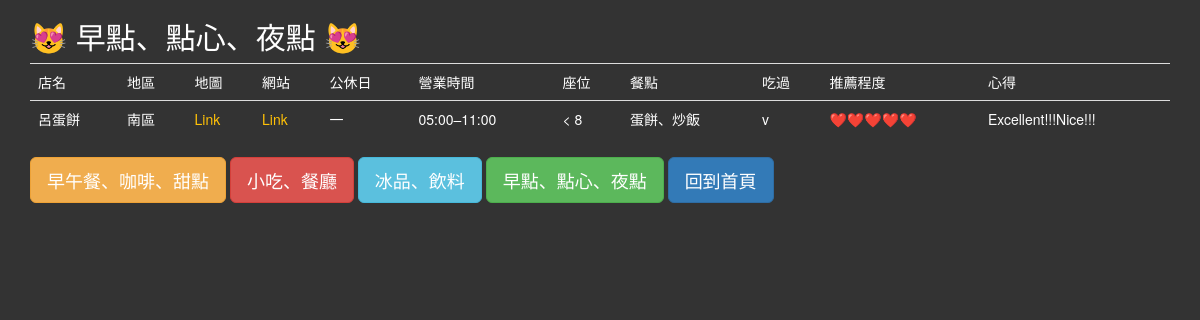
The app's page /BreakfastStore/stores with its own data.
### main.py (models this page shows)
class BreakfastStore(db.Model):
    __tablename__ = "breakfast_store"
    id = db.Column(db.Integer, primary_key=True)
    cafe = db.Column(db.String(250), unique=True, nullable=False)
    location = db.Column(db.String(250), nullable=False)
    maps_url = db.Column(db.String(1000), nullable=False)
    website = db.Column(db.String(1000), nullable=False)
    rest = db.Column(db.String(250), nullable=False)
    openhours = db.Column(db.String(250), nullable=False)
    seats = db.Column(db.String(250), nullable=False)
    meal = db.Column(db.String(1000), nullable=False)
    visited = db.Column(db.String(250), nullable=False)
    recommend = db.Column(db.String(250), nullable=False)
    comment = db.Column(db.String(250), nullable=False)

### main.py (the view)
@app.route('/<db_name>/stores')
def stores(db_name):
    if db_name == "Cafe":
        list_of_rows = get_tables(Cafe, db_name)
    elif db_name == "StreetfoodStore":
        list_of_rows = get_tables(StreetfoodStore, db_name)
    elif db_name == "IceStore":
        list_of_rows = get_tables(IceStore, db_name)
    elif db_name == "BreakfastStore":
        list_of_rows = get_tables(BreakfastStore, db_name)
    return render_template('cafes.html', db_name=db_name, cafes=list_of_rows, logged_in=current_user.is_authenticated)

### templates/cafes.html (shortened to what this page needs)
{% extends 'bootstrap/base.html' %}
{% block styles %}
    {{super()}}
    <link rel="stylesheet"
          href="{{url_for('.static', filename='css/styles.css')}}">
{% endblock %}
{% block content %}
<div class="container">
  <div class="row">
    <div class="col-sm-12">
      {% if db_name == "Cafe" %}
        <h2>😻 早午餐、咖啡、甜點 😻</h2>
      {% elif db_name == "StreetfoodStore" %}
        <h2>😻 小吃、餐廳 😻</h2>
      {% elif db_name == "IceStore" %}
        <h2>😻 冰品、飲料 😻</h2>
      {% elif db_name == "BreakfastStore" %}
        <h2>😻 早點、點心、夜點 😻</h2>
      {% endif %}
	  <table class="table">
              {% for items in cafes %}
                <tr>
                    {% for item in items %}
                        {% if item.find("http") != -1 %}
                            <td><a target=”_blank” href={{ item }}>Link</a></td>
                        {% else %}
                            {% if items.index(item) == 0 and cafes.index(items) != 0 %}
                            <td>
                                {% if current_user.id == 1 %}
                                <a href="{{ url_for('edit_cafe', cafe_title=item, db_name=db_name) }}">{{ item }}</a>
                                {% else %}
                                {{ item }}
                                {% endif %}
                            </td>
                            {% else %}
                            <td>{{ item }}</td>
                            {% endif %}
                        {% endif %}
                    {% endfor %}
                </tr>
              {% endfor %}
  	  </table>
        {% if current_user.id == 1 %}
        <a class="btn btn-danger btn-lg" href="{{ url_for('add_stores', db_name=db_name) }}" role="button">新增店家</a>
        {% else %}
        <a class="btn btn-warning btn-lg" href="{{ url_for('stores', db_name='Cafe') }}" role="button">早午餐、咖啡、甜點</a>
        <a class="btn btn-danger btn-lg" href="{{ url_for('stores', db_name='StreetfoodStore') }}" role="button">小吃、餐廳</a>
        <a class="btn btn-info btn-lg" href="{{ url_for('stores', db_name='IceStore') }}" role="button">冰品、飲料</a>
        <a class="btn btn-success btn-lg" href="{{ url_for('stores', db_name='BreakfastStore') }}" role="button">早點、點心、夜點</a>
        {% endif %}
        {% if logged_in %}
        <a class="btn btn-warning btn-lg" href="{{ url_for('home') }}" role="button">回到首頁</a>
        <a class="btn btn-primary btn-lg" href="{{ url_for('logout') }}" role="button">登出</a>
        {% else %}
        <a class="btn btn-primary btn-lg" href="{{ url_for('home') }}" role="button">回到首頁</a>
        {% endif %}
    </div>
  </div>
</div>
{% endblock %}

### static/css/styles.css (style rules this page uses)
body { background-color: #333; color: white; }
a { color: #ffc107; }

### records on screen
BreakfastStore: cafe "店名", location "地區", maps_url "地圖", website "網站", rest "公休日", openhours "營業時間", seats "座位", meal "餐點", visited "吃過", recommend "推薦程度", comment "心得"
BreakfastStore: cafe "呂蛋餅", location "南區", items "一" "v", openhours "05:00–11:00", seats "< 8", meal "蛋餅、炒飯", recommend "❤️❤️❤️❤️❤️", comment "Excellent!!!Nice!!!"
